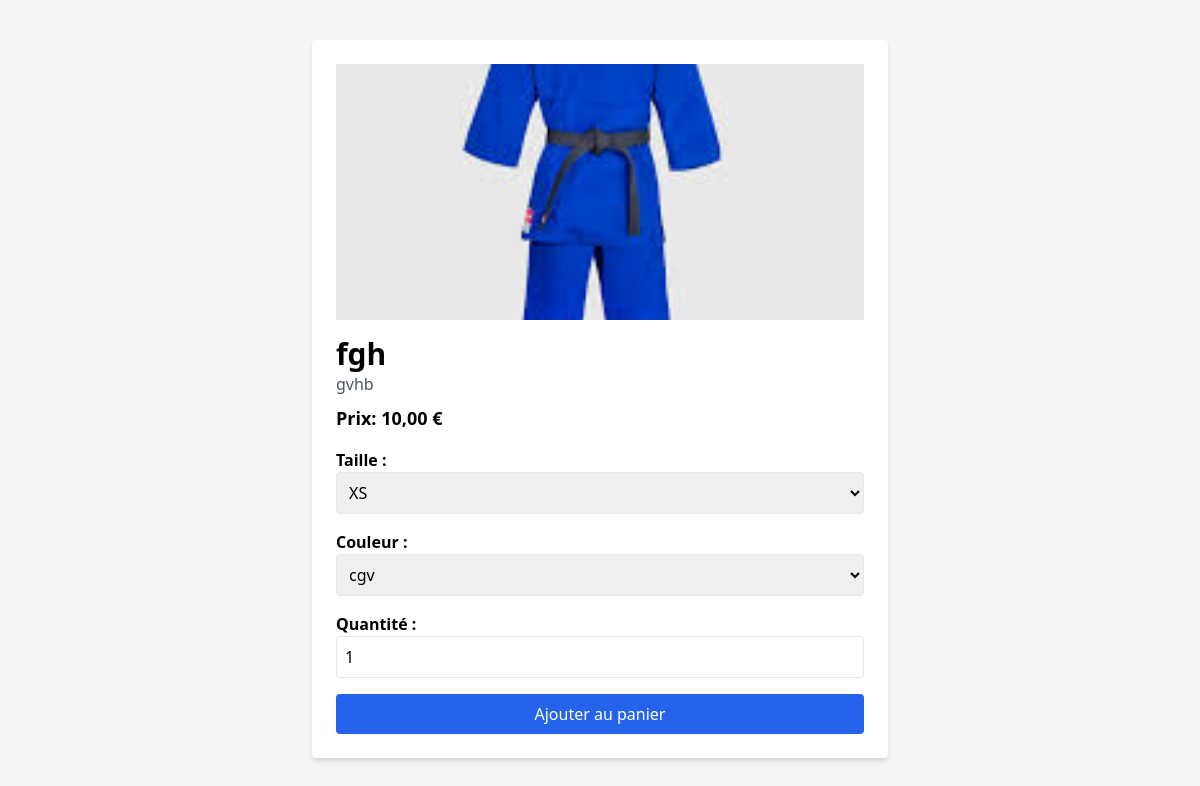
Page /produit.php?id=24 on the committed database.
### tables this page shows
CREATE TABLE `products` (
  `id` int(10) UNSIGNED NOT NULL,
  `image` varchar(255) NOT NULL,
  `title` varchar(100) NOT NULL,
  `description` text NOT NULL,
  `color` varchar(50) NOT NULL,
  `price` decimal(10,2) NOT NULL,
  `stock` int(10) UNSIGNED NOT NULL DEFAULT 0,
  `size` text NOT NULL,
  `created_at` timestamp NOT NULL DEFAULT current_timestamp(),
  `tags` text DEFAULT NULL
);

### public/produit.php (the view, shortened to what this page needs)
<?php
$pdo = getDatabaseConnection();
$productId = intval($_GET['id']);
$stmt = $pdo->prepare("SELECT * FROM products WHERE id = :id");
$stmt->bindValue(':id', $productId, PDO::PARAM_INT);
$stmt->execute();
$product = $stmt->fetch(PDO::FETCH_ASSOC);
$sizes = explode(",", $product['size']);
$colors = explode(",", $product['color']);
?>
<!DOCTYPE html>
<html lang="fr">
<head>
    <script src="https://cdn.tailwindcss.com"></script>
</head>
<body class="bg-gray-100 p-10">
    <div class="bg-white p-6 rounded shadow-md max-w-xl mx-auto">
        <img src="<?php echo htmlspecialchars($product['image']); ?>" alt="<?php echo htmlspecialchars($product['title']); ?>" class="w-full h-64 object-cover mb-4">
        <h1 class="text-3xl font-bold"><?php echo htmlspecialchars($product['title']); ?></h1>
        <p class="text-gray-600"><?php echo htmlspecialchars($product['description']); ?></p>
        <p class="font-bold mt-2 text-lg">Prix: <?php echo number_format($product['price'], 2, ',', ' '); ?> €</p>
        <form method="POST" action="add_to_cart.php">
            <label class="block mt-4 font-semibold">Taille :</label>
            <select name="size" required class="border p-2 rounded w-full">
                <?php foreach ($sizes as $size): ?>
                    <option value="<?php echo htmlspecialchars(trim($size)); ?>"><?php echo htmlspecialchars(trim($size)); ?></option>
                <?php endforeach; ?>
            </select>
            <label class="block mt-4 font-semibold">Couleur :</label>
            <select name="color" required class="border p-2 rounded w-full">
                <?php foreach ($colors as $color): ?>
                    <option value="<?php echo htmlspecialchars(trim($color)); ?>"><?php echo htmlspecialchars(trim($color)); ?></option>
                <?php endforeach; ?>
            </select>
            <label class="block mt-4 font-semibold">Quantité :</label>
            <input type="number" name="quantity" value="1" min="1" max="<?php echo $product['stock']; ?>" required class="border p-2 rounded w-full">
            <button type="submit" class="mt-4 bg-blue-600 text-white px-4 py-2 rounded hover:bg-blue-700 w-full">
                Ajouter au panier
            </button>
        </form>
    </div>
</body>
</html>

### rows in the picture
products: image (picture), title "fgh", description "gvhb", price "10,00", size "XS"

### other values in the picture
form field color "cgv"
